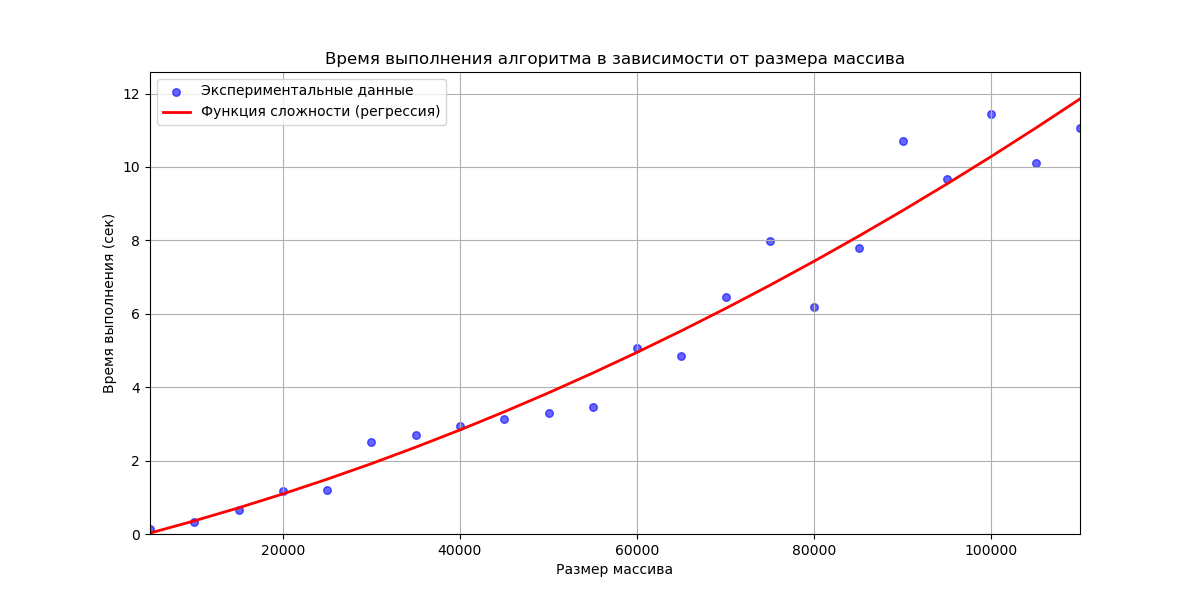

This chart was generated by the following Python code:
import numpy as np
import matplotlib.pyplot as plt
from sklearn.preprocessing import PolynomialFeatures
from sklearn.linear_model import LinearRegression
import time

def shell_sort(arr):
    n = len(arr)
    gap = 1
    while gap < n // 2:
        gap *= 2

    while gap > 0:
        for i in range(gap, n):
            temp = arr[i]
            j = i
            while j >= gap and arr[j - gap] > temp:
                arr[j] = arr[j - gap]
                j -= gap
            arr[j] = temp
        gap //= 2

    return arr

np.random.seed(42)

sizes = np.arange(5000, 110001, 5000)
times = []

for size in sizes:
    arr = np.random.randint(0, 10000, size)
    start_time = time.time()
    shell_sort(arr)
    end_time = time.time()
    times.append(end_time - start_time)
    print(size, end_time - start_time)

y = np.array(times)

poly = PolynomialFeatures(degree=2)
N_b_poly = poly.fit_transform(sizes.reshape(-1, 1))

model = LinearRegression()
model.fit(N_b_poly, y)

y_predict = model.predict(N_b_poly)

plt.figure(figsize=(12, 6))
plt.scatter(sizes, y, label='Экспериментальные данные', color='blue', alpha=0.6, s=30)
plt.plot(sizes, y_predict, label='Функция сложности (регрессия)', color='red', linewidth=2)
plt.title('Время выполнения алгоритма в зависимости от размера массива')
plt.xlabel('Размер массива')
plt.ylabel('Время выполнения (сек)')
plt.xlim(5000, 110000)
plt.ylim(0, max(y) + max(y) * 0.1)
plt.axhline(0, color='black', linewidth=0.5, ls='--')
plt.axvline(0, color='black', linewidth=0.5, ls='--')
plt.grid()
plt.legend()
plt.show()
